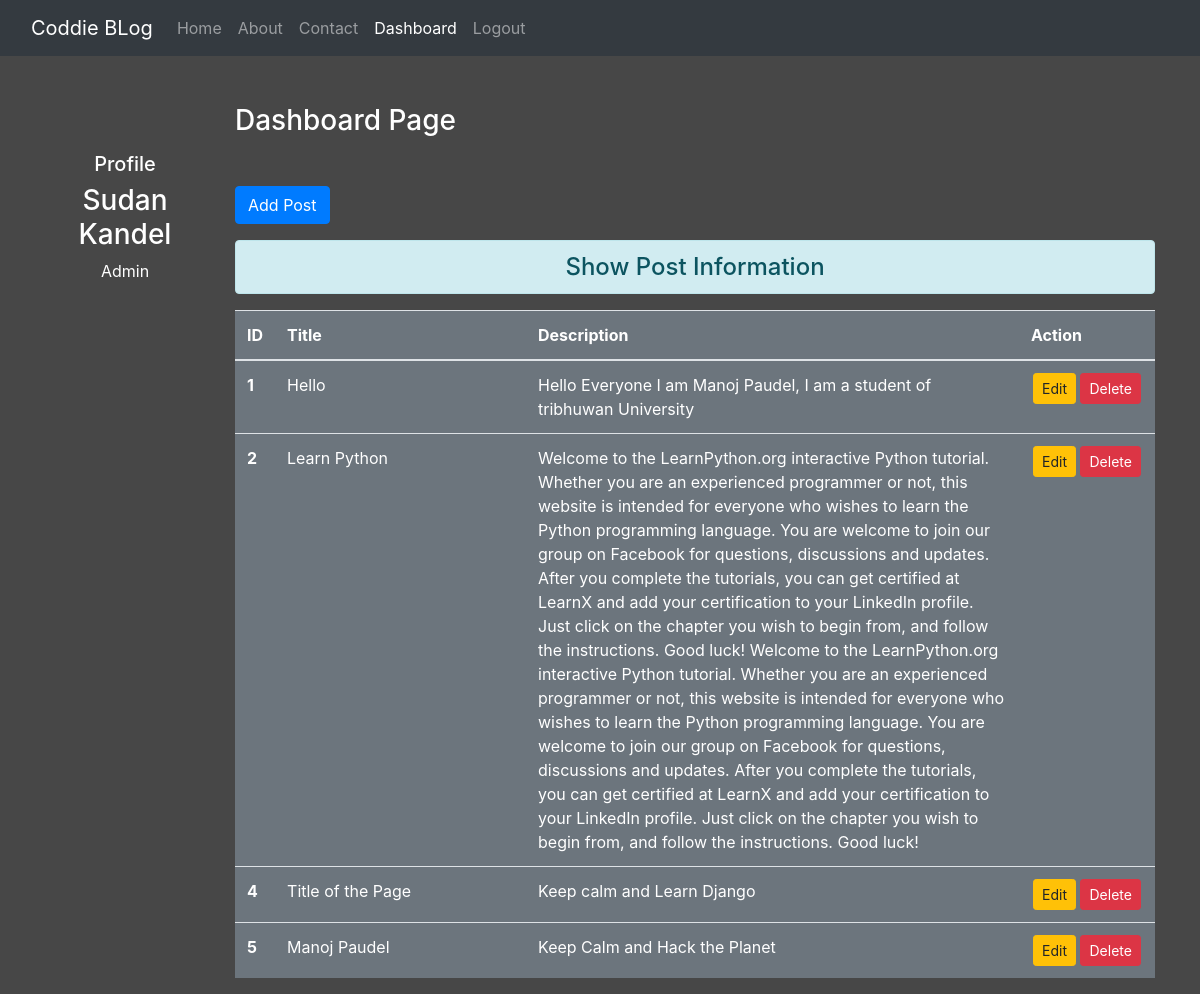
The page /dashboard/ (signed in) on the database its author committed.
### blog/models.py (models this page shows)
class Post(models.Model):
    title = models.CharField(max_length=200)
    desc = models.TextField()

### blog/views.py (the view)
# urls.py: path('dashboard/', bl.dashboard, name='dashboard'),
def dashboard(request):
    if request.user.is_authenticated:
        posts = Post.objects.all()
        user = request.user
        full_name = user.get_full_name()
        gps = user.groups.all()
        return render(request, 'blog/dashboard.html', {'posts': posts, 'name':full_name, 'groups':gps})
    else:
        return HttpResponseRedirect('/login/')

### blog/templates/blog/dashboard.html (shortened to what this page needs)
{% extends 'blog/base.html' %}
{% load static %}
{% block side %}
<div class="col-sm-2 text-white my-5 text-center">
  <h5 class="mt-5 fw-semibold">Profile</h5>
  <h3 class="fw-bold">{{name}}</h3>
  {% for group in groups %}
  <p class="fw-semibold">  {{group.name}} </p>
  {% endfor %}
</div>
{% endblock side %}
{% block content %}
<div class="col-sm-10 text-white">
    <h3 class="text-white my-5">Dashboard Page</h3>
    <a href=" {% url 'addpost' %} "class="btn btn-primary">Add Post</a>
    <h4 class="text-center alert alert-info mt-3">Show Post Information</h4>
    {% if posts %}
    <table class="table table-hover bg-secondary text-white">
        <thead>
          <tr>
            <th scope="col" style="width:2%">ID</th>
            <th scope="col" style="width:28%">Title</th>
            <th scope="col" style="width:55%">Description</th>
            <th scope="col" style="width:15%">Action</th>
          </tr>
        </thead>
        <tbody>
            {% for post in posts %}
          <tr>
            <th scope="row"> {{post.id}} </th>
            <td> {{post.title}} </td>
            <td> {{post.desc}} </td>
            <td class="text-center">
              <a href=" {% url 'updatepost' post.id %} " class="btn btn-warning btn-sm">Edit</a>
              {% if perms.blog.delete_post %}
              <form action=" {% url 'delete' post.id %} " method="post" class="d-inline">
                <input type="submit" value="Delete" class="btn btn-sm btn-danger">
              </form>
              {% endif %}
            </td>
          </tr>
          {% endfor %}
        </tbody>
      </table>
    {% else %}
      <h4 class="text-center alert alert-warning">No Records!</h4>
    {% endif %}
</div>
{% endblock content %}

### blog/templates/blog/base.html (shortened to what this page needs)
<!DOCTYPE html>
{% load static %}
<html lang="en">
<head>
    <link rel="stylesheet" href=" {% static 'blog/css/bootstrap.css' %} ">
    <link rel="stylesheet" href=" {% static 'blog/css/style.css' %} ">
</head>
<body>
  <div class="container-fluid bg-dark">
    {% include 'blog/navbar.html' %}
  </div>
    <div class="container">
        <div class="row">
            {% block side %}{% endblock side %}
            {% block content %}{% endblock content %}
        </div>
    </div>
</body>
</html>

### blog/templates/blog/navbar.html (shortened to what this page needs)
<nav class="navbar navbar-expand-lg navbar-dark bg-dark">
    <a class="navbar-brand" href="#">Coddie BLog</a>
    <div class="collapse navbar-collapse" id="navbarNav">
      <ul class="navbar-nav">
        <li class="nav-item {% if request.path == '/' %}active{% endif %}">
          <a class="nav-link" href="/">Home <span class="sr-only">(current)</span></a>
        </li>
        <li class="nav-item {% if request.path == '/about/' %}active{% endif %}">
          <a class="nav-link" href=" {% url 'about' %} ">About</a>
        </li>
        <li class="nav-item {% if request.path == '/contact/' %}active{% endif %}">
          <a class="nav-link" href=" {% url 'contact' %} ">Contact</a>
        </li>
        {% if request.user.is_authenticated %}
        <li class="nav-item {% if request.path == '/dashboard/' %}active{% endif %}">
            <a class="nav-link" href="{% url 'dashboard' %}">Dashboard</a>
          </li>
          <li class="nav-item {% if request.path == '/logout/' %}active{% endif %}">
            <a class="nav-link" href="{% url 'logout' %}">Logout</a>
          </li>
          {% endif %}
      </ul>
    </div>
  </nav>

### blog/static/blog/css/style.css (style rules this page uses)
body { background-color: rgb(71, 71, 71); }

### rows shown on the page
Post: id "1", title "Hello", desc "Hello Everyone I am Manoj Paudel, I am a student of tribhuwan University"
Post: id "2", title "Learn Python", desc "Welcome to the LearnPython.org interactive Python tutorial. Whether you are an experienced programmer or not, this website is intended for everyone who wishes to learn the Python programming language. You are welcome to join our group on Facebook for questions, discussions and updates. After you complete the tutorials, you can get certified at LearnX and add your certification to your LinkedIn profile. Just click on the chapter you wish to begin from, and follow the instructions. Good luck! Welcome to the LearnPython.org interactive Python tutorial. Whether you are an experienced programmer or not, this website is intended for everyone who wishes to learn the Python programming language.…"
Post: id "4", title "Title of the Page", desc "Keep calm and Learn Django"
Post: id "5", title "Manoj Paudel", desc "Keep Calm and Hack the Planet"

### other values the page prints
{{ name }} "Sudan Kandel"
{{ group.name }} "Admin"
